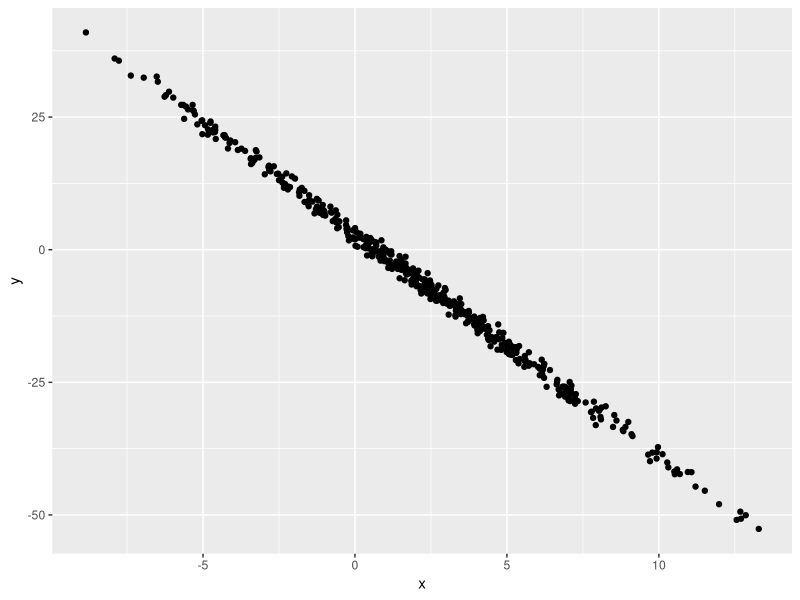

This chart was generated by the following R code:
## ---- chunk 1
sample_1 = rnorm(10)
sample_1
## ---- chunk 2
samp = rnorm(100)
length(samp)
## ---- chunk 3
library(tidyverse)

plot_df = tibble(
  x = rnorm(500,mean = 2,sd=4),
  y = 3-4.2*x + rnorm(500)
)

ggplot(plot_df, aes(x = x, y = y)) + geom_point()
